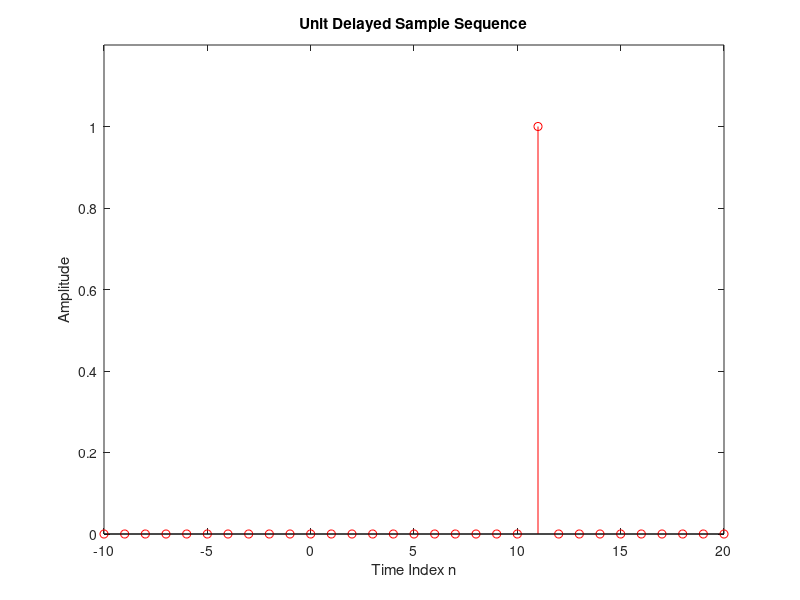

Reproduce this figure in MATLAB.
%Run A Program to Generate the Delayed Unit Sample Sequence s(n) with a 
%delay of 11 sample and display it.
%Generation of a Unit Sample Sequence
clf;
%Generate a vector from -10 t0 20
n=-10:20;
%Generation of a Unit Sample Sequence
s=[zeros(1,21) 1 zeros(1,9)];
%Plot The Unit Sample Sequence
stem(n,s,'r');
xlabel('Time Index n');
ylabel('Amplitude');
title('Unit Delayed Sample Sequence')
axis([-10 20 0 1.2]);